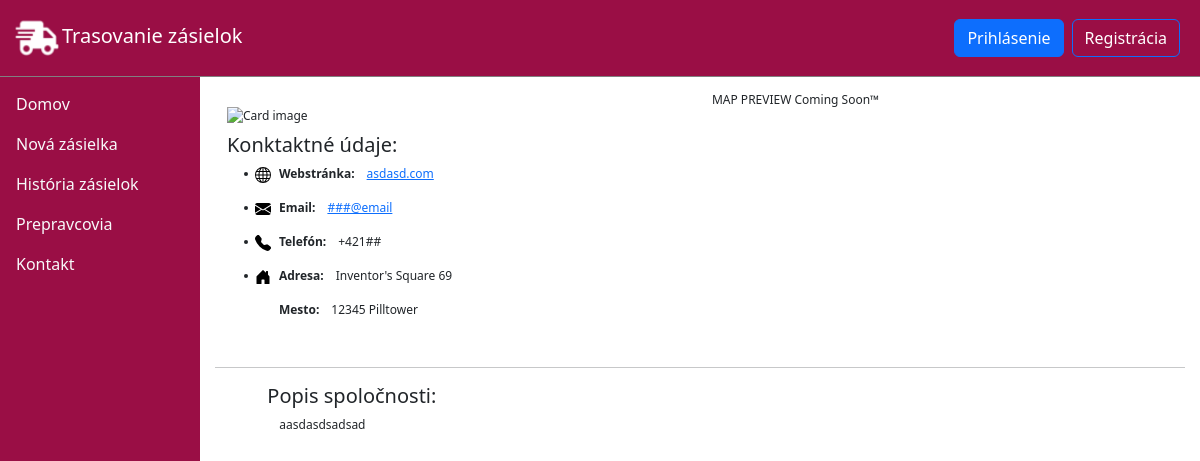
The app's page /company/detail/16/ with its own data.
### base/models.py (models this page shows, shortened)
class Company(models.Model):
    companyCode = models.CharField(max_length=100, default="nezmáma spoločnosť")
    companyName = models.CharField(max_length=100, default="nezmáma spoločnosť")
    companyDescription = models.TextField(null=True, blank=True)
    phone = models.CharField(max_length=13, default="+421##########")
    email = models.CharField(max_length=100, default="###@email")
    website = models.CharField(max_length=100, default="obchod nemá web")
    addressId = models.ForeignKey(Address, on_delete=models.SET_NULL, null=True)
    iconPath = models.TextField(null=True, blank=True)
    icon = models.ImageField(null=True, default="shop_default.svg")
    updated = models.DateTimeField(auto_now=True)
    created = models.DateTimeField(auto_now_add=True)
    class Meta:
        ordering = ['companyCode', 'companyName']

class Address(models.Model):
    city = models.CharField(max_length=100, default="neznáme mesto")
    zipCode = models.CharField(max_length=5, default="## ###")
    street = models.CharField(max_length=100, default="neznáma ulica")
    streetNumber = models.CharField(max_length=50, default="#")
    updated = models.DateTimeField(auto_now=True)
    created = models.DateTimeField(auto_now_add=True)

### base/views.py (the view)
# urls.py: path('company/detail/<str:pk>/', views.companyDetail, name='companyDetail'),
def companyDetail(request, pk):
    company = Company.objects.get(id=pk)
    context = {'company': company}
    return render(request, 'base/DeliveryCompanies/company_detail.html', context)

### base/templates/base/DeliveryCompanies/company_detail.html (shortened to what this page needs)
{% extends 'main.html' %}
{% block content %}
{% load static %}
{% with address=company.addressId %}
<div class="container-fluid col-12">
    <div class="row">
        <div class="container col-12 col-md-6">
            <div class="row">
                <div class="container col-3">
                <img class="card-img-top center-text pt-3" src="{{company.icon.url }" alt="Card image" style="width:90%">
            </div>
            <div class="container col-9">
            </div>
            </div>
            <div class="p-0 mt-2">
                    <h5>Konktaktné údaje:</h5>
                    <ul class="ms-0">
                        <li>
                            <div class="row">
                                <div class="col-md-auto ps-2 pe-1 ">
                                    <img src="{% static 'images/globe.svg' %}" alt="web" class="me-1">
                                </div>
                                <div class="col-md-auto p-0">
                                    <p class="boldText">Webstránka:</p>
                                </div>
                                <div class="col-md-auto">
                                    <a href="{{ deliveryCompany.website }}">
                                        {{ company.website }}
                                    </a>
                                </div>
                            </div>
                        </li>
                        <li>
                            <div class="row">
                                <div class="col-md-auto ps-2 pe-1 ">
                                    <img src="{% static 'images/envelope-fill.svg' %}" alt="email" class="me-1">
                                </div>
                                <div class="col-md-auto p-0">
                                    <p class="boldText">Email:</p>
                                </div>
                                <div class="col-md-auto">
                                    <a href="mailto:{{ deliveryCompany.email }}">
                                        {{ company.email }}
                                    </a>
                                </div>
                            </div>
                        </li>
                        <li>
                            <div class="row">
                                <div class="col-md-auto ps-2 pe-1 ">
                                    <img src="{% static 'images/telephone-fill.svg' %}" alt="tel" class="me-1">
                                </div>
                                <div class="col-md-auto p-0">
                                    <p class="boldText">Telefón:</p>
                                </div>
                                <div class="col-md-auto">
                                   {{ company.phone }}
                                </div>
                            </div>
                        </li>
                        <li>
                            <div class="row">
                                <div class="col-md-auto ps-2 pe-2 ">
                                     <img src="{% static 'images/house-door-fill.svg' %}" alt="domov">
                                </div>
                                <div class="col-md-auto">
                                    <div class="row">
                                        <div class="col-md-auto p-0">
                                            <p class="boldText">Adresa:</p>
                                        </div>
                                        <div class="col-md-auto">
                                            {{ address.street }} {{ address.streetNumber }}
                                        </div>
                                    </div>
                                    <div class="row">
                                        <div class="col-md-auto p-0">
                                            <p class="boldText">Mesto:</p>
                                        </div>
                                        <div class="col-md-auto">
                                            {{ address.zipCode}} {{ address.city }}
                                        </div>
                                    </div>
                                </div>
                            </div>
                        </li>
                    </ul>
                </div>
        </div>
        <div class="container col-10 col-md-6">
            <div> MAP PREVIEW Coming Soon™</div>
        </div>
    </div>
</div>
<hr>
<div class="container-fluid col-11">
     <h5>Popis spoločnosti:</h5>
    <div class="container-fluid">
        {{ company.companyDescription }}
    </div>
</div>
{% endwith %}
{% endblock content %}

### static/css/styl.css (style rules this page uses)
* { box-sizing: border-box; }
.boldText { font-weight: bold; }

### records on screen
Company: website "asdasd.com", email "###@email", phone "+421##", companyDescription "aasdasdsadsad"
Address: street "Inventor's Square", streetNumber "69", zipCode "12345", city "Pilltower"
